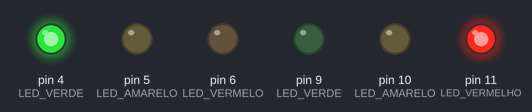
Simulated run of this sketch. Board: Arduino Uno, built with avr-gcc and run on an emulated ATmega328P. Shown: output pins drawn as LEDs (lit = HIGH).

Above: at 0.5 s.
At 2.5 s:
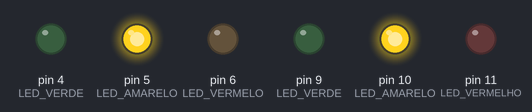
At 4.5 s:
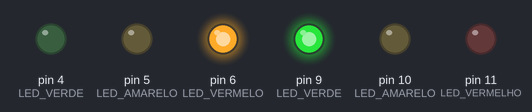
At 9.5 s:
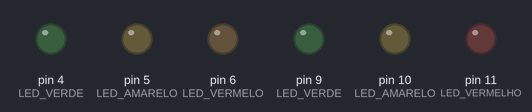
Timing chart, 0 to 10.4 s (numbered marks = the images above):
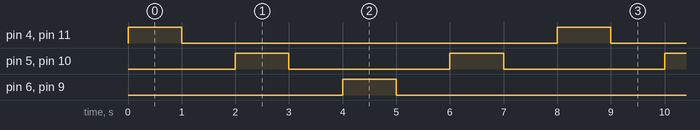

The sketch:

LED_RES.ino
```cpp
void setup()
{
  pinMode(4, OUTPUT);// LED VERDE
  pinMode(5, OUTPUT);// LED AMARELO
  pinMode(6, OUTPUT);// LED VERMELO
  pinMode(9, OUTPUT);// LED VERDE
  pinMode(10, OUTPUT);// LED AMARELO
  pinMode(11, OUTPUT);// LED VERMELHO
}

void loop()
{
  digitalWrite(11, HIGH);//LIGA O LED VERMELHO
  digitalWrite(4, HIGH);//LIGA O LED VERDE
  delay(1000);
  digitalWrite(11, LOW);//APAGA O LED VERMELHO
  digitalWrite(4, LOW);//APAGA O LED VERDE
  delay(1000);
  digitalWrite(5, HIGH);//LIGA O LED AMARELO
  digitalWrite(10, HIGH);//LIGA O LED AMARELO
  delay(1000);
  digitalWrite(5, LOW);//LIGA O LED AMARELO
  digitalWrite(10, LOW);//LIGA O LED AMARELO
  delay(1000);
  digitalWrite(9, HIGH);//LIGA O LED VERDE
  digitalWrite(6, HIGH);//LIGA O LED VERMELHO
  delay(1000);
  digitalWrite(9, LOW);//APAGA O LED VERMELHO
  digitalWrite(6, LOW);//APAGA O LED VERDE
  delay(1000);
  digitalWrite(5, HIGH);//LIGA O LED AMARELO
  digitalWrite(10, HIGH);//LIGA O LED AMARELO
  delay(1000);
  digitalWrite(5, LOW);//APAGA O LED VERDE
  digitalWrite(10, LOW);//APAGA O LED VERDE
  delay(1000);
}
```

Measured:
- by itself, pin 4 (LED_VERDE), pin 6 (LED_VERMELO), pin 9 (LED_VERDE), pin 11 (LED_VERMELHO): alternates HIGH for 1.0 s and LOW for 7.0 s
- by itself, pin 5 (LED_AMARELO), pin 10 (LED_AMARELO): alternates HIGH for 1.0 s and LOW for 3.0 s
- by itself, everything shown: repeats every 8.0 s, in 8 steps
